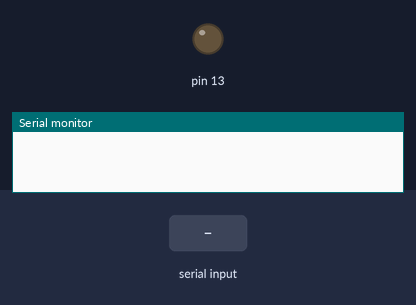
This sketch was run on a simulated Arduino Uno, built with avr-gcc and run on an emulated ATmega328P. Shown: output pins drawn as LEDs (lit = HIGH), the last lines printed to the serial monitor. The inputs (shaded band) are chosen by the test bench.

Above: at 1.2 s.
1.3 s: "TRG\n" received over Serial
At 1.7 s:
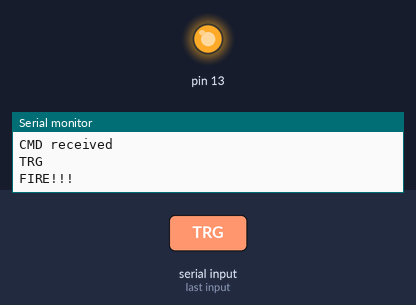
3.3 s: "GUN_ON\n" received over Serial
At 4.7 s:
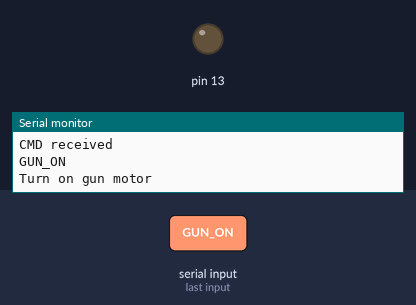
5.3 s: "GUN_OFF\n" received over Serial
At 5.7 s:
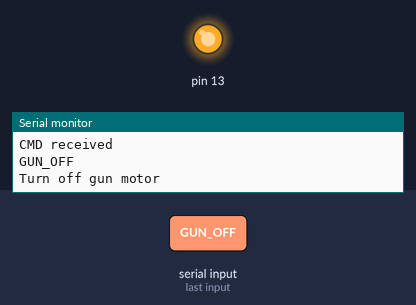
Timing chart, 0 to 8.3 s (numbered marks = the images above; inputs shaded):
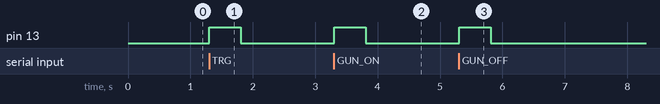

The sketch:

arduino_control.ino
```cpp
#include <Adafruit_MotorShield.h>

// Create the motor shield object with the default I2C address
Adafruit_MotorShield AFMS = Adafruit_MotorShield();
// Or, create it with a different I2C address (say for stacking)
// Adafruit_MotorShield AFMS = Adafruit_MotorShield(0x61);

// Select which 'port' M1, M2, M3 or M4. In this case, M1
Adafruit_DCMotor *linearActuator1 = AFMS.getMotor(1); // 1st linear actuator for trigger control
Adafruit_DCMotor *linearActuator2 = AFMS.getMotor(2); // 2nd linear actuator for trigger control
Adafruit_DCMotor *motorX = AFMS.getMotor(3); // DC motor for moving in the X axis
Adafruit_DCMotor *motorY = AFMS.getMotor(4); // DC motor for moving in the Y axis

// command received over serial port
String command = "";


void parse_and_execute_command(String command) {

    if (command == "TRG") {
        Serial.println("FIRE!!!");
        // pull_trigger();
    }
    else if (command == "GUN_ON") {
        Serial.println("Turn on gun motor");
        gun_on();
    }
    else if (command == "GUN_OFF") {
        Serial.println("Turn off gun motor");
        gun_off();
    }
    else {
        String tmp = command.substring(0, command.indexOf("_"));

        if (tmp == "DC") {
            Serial.println("Motor control");

            String tmp2 = command.substring(command.indexOf("_") + 1);
            String motor_speed_x_str = tmp2.substring(0, tmp2.indexOf("_"));
            String motor_speed_y_str = tmp2.substring(tmp2.indexOf("_") + 1);

            Serial.println(motor_speed_x_str);
            Serial.println(motor_speed_y_str);

            // motor control command
            int motor_speed_x = motor_speed_x_str.toInt();
            int motor_speed_y = motor_speed_y_str.toInt();
        }
        else {
            Serial.println("CMD unknown");
        }

        // other commands are not supported
    }

    return;
}


void pull_trigger() {
    // turn on both linear actuators for a brief time to pull the trigger
    // NOTE: Single linear actuator can draw up to 4A during startup so we need to make it quick
    linearActuator1->run(FORWARD);
    linearActuator2->run(FORWARD);
    delay(300);

    // turn off both linear actuators immediately not to burn the motor controller
    linearActuator1->run(RELEASE);
    linearActuator2->run(RELEASE);
}


void gun_on() {
    // TODO: add code here
}


void gun_off() {
    // TODO: add code here
}


void setup() {
    // set LED pin
    pinMode(13, OUTPUT);

    // // configure DC motors
    // if (AFMS.begin()) {
    //     // motor shield found

    //     //set the speed to start, from 0 (off) to 255 (max speed)
    //     linearActuator1->setSpeed(255);
    //     linearActuator1->run(FORWARD);
    //     linearActuator2->setSpeed(255);
    //     linearActuator2->run(FORWARD);
    //     motorX->setSpeed(255);
    //     motorX->run(FORWARD);
    //     motorY->setSpeed(255);
    //     motorY->run(FORWARD);

    //     // turn on all motors
    //     linearActuator1->run(RELEASE);
    //     linearActuator2->run(RELEASE);
    //     motorX->run(RELEASE);
    //     motorY->run(RELEASE);
    // }
    // else {
    //     return;
    // }

    // configure serial port
    // set up Serial library at 9600 bps
    Serial.begin(9600);
}

void loop() {

    if (Serial.available()) {

        // read a single character from serial port
        char c = Serial.read();

        if (c == '\n') {
            Serial.println("CMD received");
            Serial.println(command);
            parse_and_execute_command(command);
            command = "";

            // signal receiving of the command
            digitalWrite(13, HIGH);
            delay(500);
            digitalWrite(13, LOW);
            delay(500);
        }
        else {
            command += c;
        }
    }

    // TODO: Support other commands
}
```

Measured:
- after the input at 1.3 s, pin 13: LOW → HIGH at once, → LOW 0.50 s later
- after the input at 3.3 s, pin 13: LOW → HIGH at once, → LOW 0.50 s later
- after the input at 5.3 s, pin 13: LOW → HIGH at once, → LOW 0.50 s later
